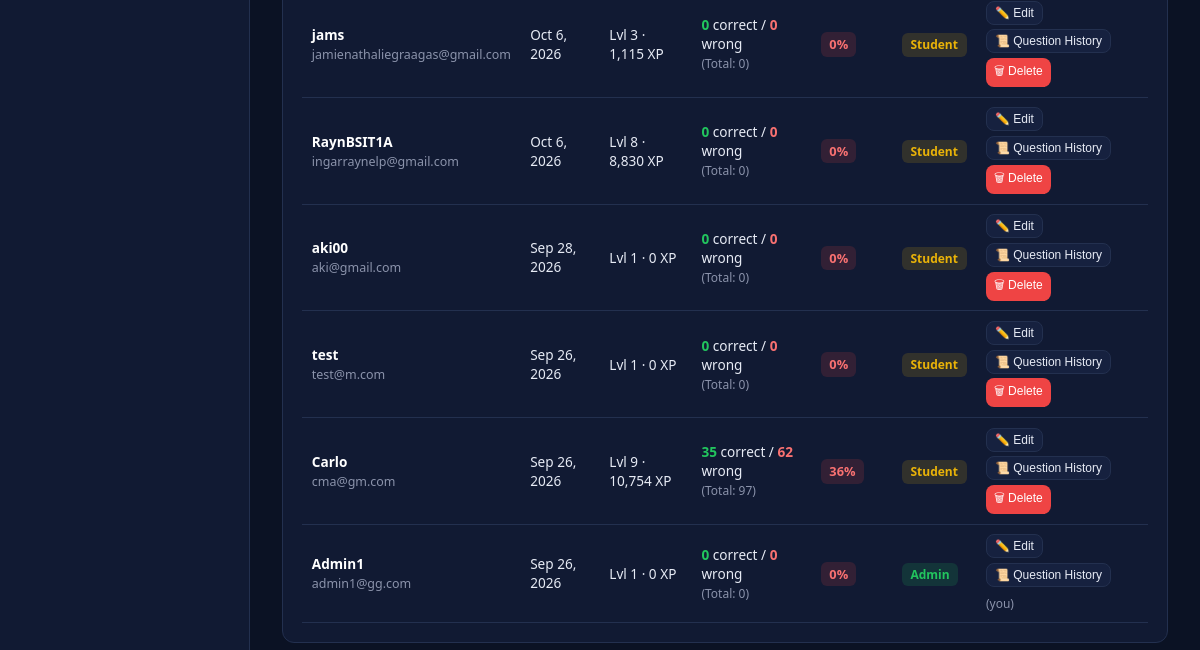
Before: /admin/users.php (signed in, lower part) with the older database file.
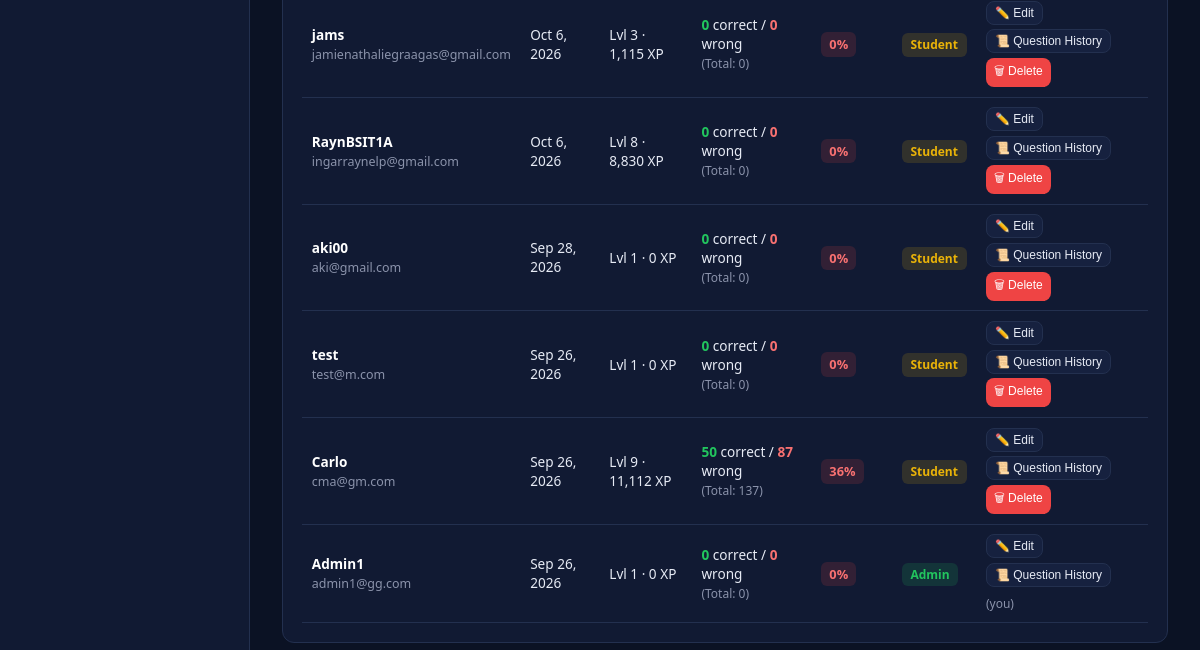
After: the same page with the newer database file.
### tables this page shows
CREATE TABLE `user_progress` (
  `user_id` int(11) NOT NULL,
  `level` int(11) NOT NULL DEFAULT 1,
  `career_xp` int(11) NOT NULL DEFAULT 0,
  `total_xp` int(11) NOT NULL DEFAULT 0,
  `xp_to_next_level` int(11) NOT NULL DEFAULT 500,
  `lessons_completed` int(11) NOT NULL DEFAULT 0,
  `quizzes_completed` int(11) NOT NULL DEFAULT 0,
  `total_correct` int(11) NOT NULL DEFAULT 0,
  `total_wrong` int(11) NOT NULL DEFAULT 0,
  `current_streak` int(11) NOT NULL DEFAULT 0,
  `last_activity_date` date DEFAULT NULL,
  `last_daily_challenge_date` date DEFAULT NULL
);

CREATE TABLE `users` (
  `id` int(11) NOT NULL,
  `username` varchar(50) NOT NULL,
  `email` varchar(100) NOT NULL,
  `password` varchar(255) NOT NULL,
  `avatar` varchar(30) NOT NULL DEFAULT 'fox',
  `is_admin` tinyint(1) NOT NULL DEFAULT 0,
  `created_at` datetime NOT NULL
);

### admin/users.php (the view, shortened to what this page needs)
<?php
require "../config.php";
$myId = $_SESSION["user_id"];
$search = trim($_GET["q"] ?? "");
$where = $search !== "" ? "WHERE u.username LIKE '%" . mysqli_real_escape_string($conn, $search) . "%' OR u.email LIKE '%" . mysqli_real_escape_string($conn, $search) . "%'" : "";
$result = mysqli_query($conn, "SELECT u.id, u.username, u.email, u.is_admin, u.created_at,
    up.level, up.career_xp, up.quizzes_completed, up.total_correct, up.total_wrong
    FROM users u LEFT JOIN user_progress up ON up.user_id = u.id
    $where ORDER BY u.created_at DESC LIMIT 200");
$users = mysqli_fetch_all($result, MYSQLI_ASSOC);
?>
<!DOCTYPE html>
<html lang="en">
<head>
    <link rel="stylesheet" href="../dash.css">
    <link rel="stylesheet" href="../game.css">
    <link rel="stylesheet" href="../admin.css">
</head>
<body>
<div class="admin-layout">
    <aside class="admin-sidebar">
    </aside>
    <main class="admin-main">
        <div class="admin-panel">
            <table class="admin-table">
                <?php foreach ($users as $u):
                    $correct = (int) ($u["total_correct"] ?? 0);
                    $wrong = (int) ($u["total_wrong"] ?? 0);
                    $totalAnswered = $correct + $wrong;
                    $accPct = $totalAnswered > 0 ? round(($correct / $totalAnswered) * 100) : 0;
                    $accClass = $accPct >= 75 ? 'acc-high' : ($accPct >= 50 ? 'acc-mid' : 'acc-low');
                ?>
                <tr>
                    <td>
                        <strong style="color:#fff;"><?= htmlspecialchars($u["username"]) ?></strong><br>
                        <span style="font-size:0.78rem; color:var(--text-dim);"><?= htmlspecialchars($u["email"]) ?></span>
                    </td>
                    <td><?= date("M j, Y", strtotime($u["created_at"])) ?></td>
                    <td>Lvl <?= $u["level"] ?? 1 ?> · <?= number_format($u["career_xp"] ?? 0) ?> XP</td>
                    <td>
                        <span style="color:var(--green); font-weight:bold;"><?= $correct ?></span> correct /
                        <span style="color:#f87171; font-weight:bold;"><?= $wrong ?></span> wrong<br>
                        <span style="font-size:0.75rem; color:var(--text-dim);">(Total: <?= $totalAnswered ?>)</span>
                    </td>
                    <td>
                        <span class="accuracy-badge <?= $accClass ?>"><?= $accPct ?>%</span>
                    </td>
                    <td>
                        <?php if ($u["is_admin"]): ?>
                            <span class="status-pill in_progress">Admin</span>
                        <?php else: ?>
                            <span class="status-pill waiting">Student</span>
                        <?php endif; ?>
                    </td>
                    <td>
                        <div style="display:flex; gap:0.3rem; flex-wrap:wrap;">
                            <button class="btn btn-secondary" style="padding:0.25rem 0.5rem; font-size:0.75rem;"
                                    onclick="openEditModal(<?= $u['id'] ?>, '<?= htmlspecialchars($u['username'], ENT_QUOTES) ?>', '<?= htmlspecialchars($u['email'], ENT_QUOTES) ?>')">
                                ✏️ Edit
                            </button>
                            <button class="btn btn-secondary" style="padding:0.25rem 0.5rem; font-size:0.75rem;"
                                    onclick="viewDetailedHistory(<?= $u['id'] ?>, '<?= htmlspecialchars($u['username'], ENT_QUOTES) ?>')">
                                📜 Question History
                            </button>
                            <?php if ((int) $u["id"] !== (int) $myId): ?>
                                <form method="POST" style="display:inline;" onsubmit="return confirm('Permanently delete account for <?= htmlspecialchars($u['username']) ?>? This action cannot be undone.')">
                                    <button type="submit" class="btn" style="padding:0.25rem 0.5rem; font-size:0.75rem; background:#ef4444; color:#fff;">
                                        🗑 Delete
                                    </button>
                                </form>
                            <?php else: ?>
                                <span style="color:var(--text-dim); font-size:0.75rem; padding-top:0.2rem;">(you)</span>
                            <?php endif; ?>
                        </div>
                    </td>
                </tr>
                <?php endforeach; ?>
            </table>
        </div>
    </main>
</div>
</body>
</html>

### dash.css (style rules this page uses)
:root { --bg: #0b1224; --panel: #111a33; --panel-light: #16213f; --border: #23304f; --text: #e7ebf5; --text-dim: #8b93ab; --blue: #3b82f6; --purple: #8b5cf6; --green: #22c55e; --orange: #f59e0b; --gold: #eab308; --teal: #14b8a6; --radius: 12px; }
* { box-sizing: border-box; }
body { margin: 0; font-family: "Segoe UI", Arial, sans-serif; background: linear-gradient(rgba(11,18,36,0.85), rgba(11,18,36,0.85)), url('images/Background_edited.png'); background-size: cover; background-position: center; background-attachment: fixed; color: var(--text); }
html,body { width: 100%; max-width: 100%; overflow-x: hidden; }

### game.css (style rules this page uses)
.status-pill { font-size: 0.75rem; padding: 0.2rem 0.55rem; border-radius: 6px; font-weight: bold; }
.status-pill.waiting { background: rgba(234,179,8,0.15); color: var(--gold); }
.status-pill.in_progress { background: rgba(34,197,94,0.15); color: var(--green); }
html,body { width: 100%; max-width: 100%; overflow-x: hidden; }

### admin.css (style rules this page uses)
:root { --bg: #0b1224; --panel: #111a33; --panel-light: #16213f; --border: #23304f; --text: #e7ebf5; --text-dim: #8b93ab; --blue: #3b82f6; --purple: #8b5cf6; --green: #22c55e; --orange: #f59e0b; --gold: #eab308; --teal: #14b8a6; --radius: 12px; }
* { box-sizing: border-box; }
body { margin: 0; font-family: "Segoe UI", Arial, sans-serif; background: var(--bg); color: var(--text); }
.admin-layout { display: grid; grid-template-columns: 250px 1fr; min-height: 100vh; }
.admin-sidebar { background: var(--panel); border-right: 1px solid var(--border); padding: 1.25rem 1rem; display: flex; flex-direction: column; }
.admin-main { padding: 1.5rem 2rem; }
.admin-panel { background: var(--panel); border: 1px solid var(--border); border-radius: var(--radius); padding: 1.2rem; }
.admin-table { width: 100%; border-collapse: collapse; font-size: 0.85rem; }

### animations.css (style rules this page uses)
body { animation: pageFadeIn 0.3s ease-out; }
.game-card, .showdown-card, .explore-panel, .admin-panel, .profile-hero, .auth-card { animation: bounceIn 0.6s cubic-bezier(0.34, 1.56, 0.64, 1) both; }

### admin/users.php (style rules this page uses)
.accuracy-badge { font-weight: bold; font-size: 0.8rem; padding: 0.2rem 0.5rem; border-radius: 6px; }
.acc-low { background: rgba(239,68,68,0.15); color: #f87171; }

Changed rows visible on the page:
changed user_progress "Carlo": career_xp "10,754" → "11,112"; total_correct "35" → "50"; total_wrong "62" → "87"; totalAnswered "97" → "137"
